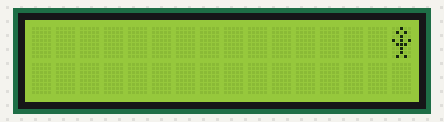
The sketch below on a simulated Arduino Uno, built with avr-gcc and run on an emulated ATmega328P. On the bench: 16×2 character LCD.

Above: at 0.1 s.
At 2.1 s:
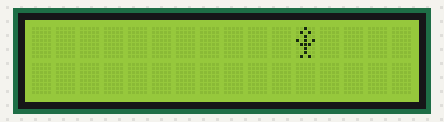
At 4.1 s:
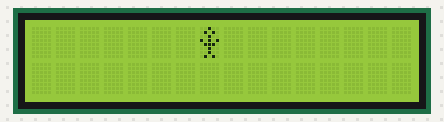
At 8.7 s:
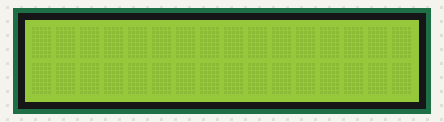
At 12.2 s:
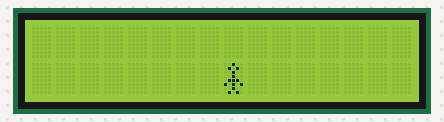
At 16.7 s:
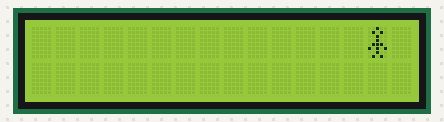

Measured:
- by itself, everything shown: repeats every 16.1 s, in 32 steps
- what the display in image 1 shows lasts 0.5 s, from 2.1 s to 2.6 s

The sketch:

Micro_12_vaziri.ino
```cpp
#include <LiquidCrystal.h>
const int rs = 12, en = 11, d4 = 5, d5 = 4, d6 = 3, d7 = 2;
LiquidCrystal lcd(12, 11, 5, 4, 3, 2);
byte armsDown[8] = {
  0b00100,
  0b01010,
  0b00100,
  0b00100,
  0b01110,
  0b10101,
  0b00100,
  0b01010
};

byte armsUp[8] = {
  0b00100,
  0b01010,
  0b00100,
  0b10101,
  0b01110,
  0b00100,
  0b00100,
  0b01010
};

void setup() {
  // initialize LCD and set up the number of columns and rows:
  lcd.begin(16, 2);

  // create a new characterr
  lcd.createChar(0, armsDown);
  // create a new character
  lcd.createChar(1, armsUp);
}

void loop() {
  for (int i = 15; i > -1; i--) {
    lcd.setCursor(i, 0);
    if (i % 2 == 0) {
      lcd.write(byte(0));
    }
    else {
      lcd.write(byte(1));
    }

    delay(500);
    lcd.clear( );
  }
  for (int i = 0; i < 16 ; i++) {
    lcd.setCursor(i, 1);
    if (i % 2 == 0) {
      lcd.write(byte(0));
    }
    else {
      lcd.setCursor(i, 1);
    }
    delay(500);
    lcd.clear( );
  }
}
```
